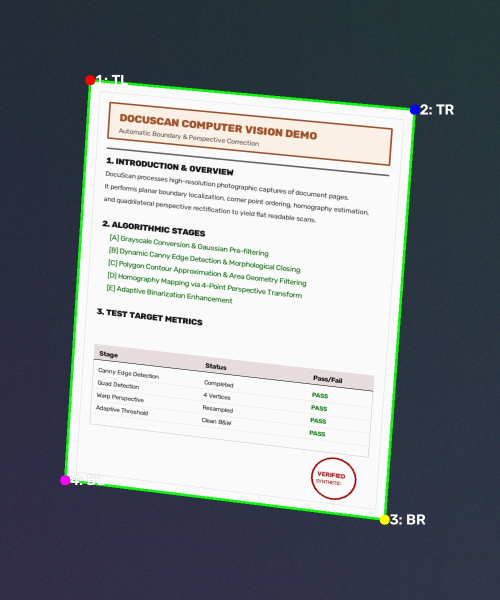
#> input picture results/detected_boundary.jpg, 1000 x 1200 px (shown at 1/2 size)
$ python main.py -i results/detected_boundary.jpg
#> lines starting #> are read from the running program, lines starting #| are printed output that depends on the picture; after the words box and inside, x2 and y2 are one past the last pixel; in counts of white or black regions, pixels touching at a corner belong together
### utils.py
"""
DocuScan Utility Functions
Contains image loading, resizing, contour detection, corner ordering,
perspective transformation, and scan enhancement routines.
"""

from __future__ import annotations

from pathlib import Path
import cv2
import numpy as np


def load_image(image_path: str | Path) -> np.ndarray:
    """
    Loads an image from the specified file path and validates its existence and readability.

    Args:
        image_path: Path to the input image file.

    Returns:
        BGR image numpy array.

    Raises:
        FileNotFoundError: If the file does not exist.
        ValueError: If the file is not a valid or readable image.
    """
    path = Path(image_path)
    if not path.is_file():
        raise FileNotFoundError(f"Input file does not exist: {path}")

    image = cv2.imread(str(path))
    if image is None or image.size == 0:
        raise ValueError(f"Unable to decode image from path: {path}")

    return image


def resize_image(image: np.ndarray, max_dim: int = 800) -> tuple[np.ndarray, float]:
    """
    Resizes an image maintaining aspect ratio so its largest dimension equals max_dim.

    Args:
        image: Source image numpy array.
        max_dim: Target maximum height or width.

    Returns:
        Tuple of (resized_image, scale_factor) where scale_factor = orig_dim / resized_dim.
    """
    h, w = image.shape[:2]
    max_current = max(h, w)

    if max_current <= max_dim:
        return image.copy(), 1.0

    scale_factor = max_current / float(max_dim)
    new_w = int(round(w / scale_factor))
    new_h = int(round(h / scale_factor))

    resized = cv2.resize(image, (new_w, new_h), interpolation=cv2.INTER_AREA)
    return resized, scale_factor


def order_points(pts: np.ndarray) -> np.ndarray:
    """
    Orders 4 points in consistent top-left, top-right, bottom-right, bottom-left sequence.

    Args:
        pts: Array of shape (4, 2) containing corner coordinates.

    Returns:
        Array of shape (4, 2) with ordered coordinates [TL, TR, BR, BL].
    """
    pts = pts.reshape(4, 2).astype("float32")
    rect = np.zeros((4, 2), dtype="float32")

    # Sum of coordinates: Top-Left has smallest sum, Bottom-Right has largest sum
    s = pts.sum(axis=1)
    rect[0] = pts[np.argmin(s)]  # Top-Left
    rect[2] = pts[np.argmax(s)]  # Bottom-Right

    # Difference (x - y): Top-Right has maximum difference, Bottom-Left has minimum difference
    diff = pts[:, 0] - pts[:, 1]
    rect[1] = pts[np.argmax(diff)]  # Top-Right
    rect[3] = pts[np.argmin(diff)]  # Bottom-Left

    return rect


def is_valid_quadrilateral(pts: np.ndarray, image_shape: tuple[int, int], min_area_ratio: float = 0.10) -> bool:
    """
    Validates that 4 points form a non-degenerate, convex quadrilateral of sufficient area.

    Args:
        pts: Ordered (4, 2) corner points.
        image_shape: (height, width) of the image.
        min_area_ratio: Minimum fraction of total image area required.

    Returns:
        True if valid quadrilateral, False otherwise.
    """
    if pts.shape != (4, 2):
        return False

    # Check for duplicate points
    for i in range(4):
        for j in range(i + 1, 4):
            if np.linalg.norm(pts[i] - pts[j]) < 5.0:
                return False

    # Check convexity
    contour = pts.reshape((-1, 1, 2)).astype(np.int32)
    if not cv2.isContourConvex(contour):
        return False

    # Check area
    area = cv2.contourArea(contour)
    total_area = image_shape[0] * image_shape[1]
    if area < (min_area_ratio * total_area):
        return False

    return True


def detect_document_contour(
    image_bgr: np.ndarray,
    min_area_ratio: float = 0.10,
    debug: bool = False
) -> tuple[np.ndarray | None, dict]:
    """
    Detects the main rectangular document contour in a BGR image.

    Args:
        image_bgr: BGR input image.
        min_area_ratio: Minimum area threshold as fraction of image size.
        debug: If True, populates dictionary with intermediate debug images.

    Returns:
        Tuple of (ordered_corners or None, debug_dict).
    """
    debug_dict = {}
    gray = cv2.cvtColor(image_bgr, cv2.COLOR_BGR2GRAY)
    blur = cv2.GaussianBlur(gray, (5, 5), 0)

    # Adaptive Canny edge detection thresholds using median
    median_val = np.median(blur)
    lower_thresh = int(max(0, (1.0 - 0.33) * median_val))
    upper_thresh = int(min(255, (1.0 + 0.33) * median_val))
    edges = cv2.Canny(blur, max(30, lower_thresh), min(200, upper_thresh))

    # Morphological closing to bridge small edge gaps
    kernel = cv2.getStructuringElement(cv2.MORPH_RECT, (5, 5))
    closed = cv2.morphologyEx(edges, cv2.MORPH_CLOSE, kernel)

    if debug:
        debug_dict['gray'] = gray
        debug_dict['blur'] = blur
        debug_dict['edges'] = edges
        debug_dict['closed'] = closed

    # Find contours
    contours, _ = cv2.findContours(closed.copy(), cv2.RETR_EXTERNAL, cv2.CHAIN_APPROX_SIMPLE)

    if not contours:
        return None, debug_dict

    # Sort contours by area in descending order
    contours = sorted(contours, key=cv2.contourArea, reverse=True)

    for c in contours:
        peri = cv2.arcLength(c, True)
        approx = cv2.approxPolyDP(c, 0.02 * peri, True)

        if len(approx) == 4:
            pts = approx.reshape(4, 2)
            ordered_pts = order_points(pts)

            if is_valid_quadrilateral(ordered_pts, image_bgr.shape[:2], min_area_ratio):
                return ordered_pts, debug_dict

    return None, debug_dict


def four_point_transform(image: np.ndarray, pts: np.ndarray) -> np.ndarray:
    """
    Applies a 4-point perspective transformation to un-warp document image.

    Args:
        image: Source image numpy array.
        pts: (4, 2) corner array.

    Returns:
        Warped top-down perspective rectified image array.
    """
    rect = order_points(pts)
    (tl, tr, br, bl) = rect

    # Calculate width of new image
    width_a = np.sqrt(((br[0] - bl[0]) ** 2) + ((br[1] - bl[1]) ** 2))
    width_b = np.sqrt(((tr[0] - tl[0]) ** 2) + ((tr[1] - tl[1]) ** 2))
    max_width = max(int(round(width_a)), int(round(width_b)))

    # Calculate height of new image
    height_a = np.sqrt(((tr[0] - br[0]) ** 2) + ((tr[1] - br[1]) ** 2))
    height_b = np.sqrt(((tl[0] - bl[0]) ** 2) + ((tl[1] - bl[1]) ** 2))
    max_height = max(int(round(height_a)), int(round(height_b)))

    # Guarantee non-zero output dimensions
    max_width = max(max_width, 10)
    max_height = max(max_height, 10)

    # Destination points for top-down view
    dst = np.array([
        [0, 0],
        [max_width - 1, 0],
        [max_width - 1, max_height - 1],
        [0, max_height - 1]
    ], dtype="float32")

    # Compute perspective transform matrix and warp
    matrix = cv2.getPerspectiveTransform(rect.astype("float32"), dst)
    warped = cv2.warpPerspective(image, matrix, (max_width, max_height))

    return warped


def enhance_scans(warped_bgr: np.ndarray) -> tuple[np.ndarray, np.ndarray, np.ndarray]:
    """
    Generates color, grayscale, and adaptive-threshold B&W scanned image variants.

    Args:
        warped_bgr: Perspective-corrected BGR image.

    Returns:
        Tuple of (scanned_color, scanned_gray, scanned_bw).
    """
    scanned_color = warped_bgr.copy()
    scanned_gray = cv2.cvtColor(warped_bgr, cv2.COLOR_BGR2GRAY)

    # Gentle blur before adaptive thresholding reduces noise artifacts
    blurred_gray = cv2.GaussianBlur(scanned_gray, (3, 3), 0)
    scanned_bw = cv2.adaptiveThreshold(
        blurred_gray,
        255,
        cv2.ADAPTIVE_THRESH_GAUSSIAN_C,
        cv2.THRESH_BINARY,
        blockSize=15,
        C=8
    )

    return scanned_color, scanned_gray, scanned_bw


def draw_boundary_visualization(image_bgr: np.ndarray, corners: np.ndarray) -> np.ndarray:
    """
    Draws the detected document contour and labeled corners on a copy of the original image.

    Args:
        image_bgr: Source image numpy array.
        corners: (4, 2) corner points.

    Returns:
        Annotated BGR image array.
    """
    vis = image_bgr.copy()
    pts = order_points(corners).astype(np.int32)

    # Scale line thickness and font size based on image dimensions
    h, w = vis.shape[:2]
    thickness = max(2, int(min(h, w) / 300))
    radius = max(5, int(min(h, w) / 100))
    font_scale = max(0.5, min(h, w) / 1000.0)

    # Draw bounding polygon
    cv2.polylines(vis, [pts.reshape((-1, 1, 2))], isClosed=True, color=(0, 255, 0), thickness=thickness)

    # Draw corner circles and labels
    labels = ["1: TL", "2: TR", "3: BR", "4: BL"]
    colors = [(0, 0, 255), (255, 0, 0), (0, 255, 255), (255, 0, 255)]

    for i, pt in enumerate(pts):
        x, y = int(pt[0]), int(pt[1])
        cv2.circle(vis, (x, y), radius, colors[i], -1)
        cv2.putText(
            vis,
            labels[i],
            (x + 10, y + 10),
            cv2.FONT_HERSHEY_SIMPLEX,
            font_scale,
            (0, 0, 0),
            thickness + 2,
            cv2.LINE_AA
        )
        cv2.putText(
            vis,
            labels[i],
            (x + 10, y + 10),
            cv2.FONT_HERSHEY_SIMPLEX,
            font_scale,
            (255, 255, 255),
            thickness,
            cv2.LINE_AA
        )

    return vis

### main.py
"""
DocuScan: Automatic Document Detection and Perspective Correction
Command-line interface and processing pipeline.
"""

from __future__ import annotations

import argparse
import json
from pathlib import Path
import sys
import time
import cv2

import utils


def parse_arguments() -> argparse.Namespace:
    """Parses command-line arguments."""
    parser = argparse.ArgumentParser(
        description="DocuScan: Automatic document boundary detection and perspective correction using OpenCV.",
        formatter_class=argparse.ArgumentDefaultsHelpFormatter
    )
    parser.add_argument(
        "--input",
        "-i",
        required=True,
        type=str,
        help="Path to the input document image file."
    )
    parser.add_argument(
        "--output",
        "-o",
        default="results",
        type=str,
        help="Directory path where scanned outputs and summary JSON will be saved."
    )
    parser.add_argument(
        "--debug",
        "-d",
        action="store_true",
        help="Save intermediate processing stages (grayscale, edges, morphological operations)."
    )
    parser.add_argument(
        "--min-area-ratio",
        type=float,
        default=0.10,
        help="Minimum required document area as a fraction of total image size (0.0 to 1.0)."
    )
    return parser.parse_args()


def write_summary_json(output_dir: Path, summary_data: dict) -> Path:
    """Writes processing metadata summary to JSON file."""
    summary_path = output_dir / "summary.json"
    with open(summary_path, "w", encoding="utf-8") as f:
        json.dump(summary_data, f, indent=2)
    return summary_path


def main() -> None:
    start_time = time.time()
    args = parse_arguments()

    input_path = Path(args.input)
    output_dir = Path(args.output)
    output_dir.mkdir(parents=True, exist_ok=True)

    # 1. Read and validate input image
    try:
        orig_img = utils.load_image(input_path)
#> in load_image, image is the input picture: shape (1200, 1000, 3); mean B, G, R 137.5, 133.1, 126.7
    except (FileNotFoundError, ValueError) as e:
        elapsed = time.time() - start_time
        summary = {
            "input_path": str(input_path),
            "status": "error",
            "detected_corners": None,
            "output_paths": {},
            "processing_time_seconds": round(elapsed, 4),
            "error": str(e)
        }
        write_summary_json(output_dir, summary)
        print(f"[ERROR] {e}", file=sys.stderr)
        sys.exit(1)

    # 2. Resize working copy preserving scale factor
    working_img, scale_factor = utils.resize_image(orig_img, max_dim=800)
#> in resize_image, `resized = cv2.resize(image, (new_w, new_h), interpolation=cv2.INTER_AR..`:
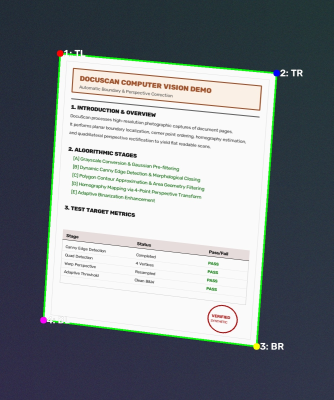
#> resized: shape (800, 667, 3) (shown at 1/2 size); mean B, G, R 137.5, 133.1, 126.7
#> scale_factor = 1.5

    # 3-6. Detect document quadrilateral contour
    corners_working, debug_dict = utils.detect_document_contour(
        working_img,
        min_area_ratio=args.min_area_ratio,
        debug=args.debug
    )
#> in detect_document_contour, `gray = cv2.cvtColor(image_bgr, cv2.COLOR_BGR2GRAY)`:
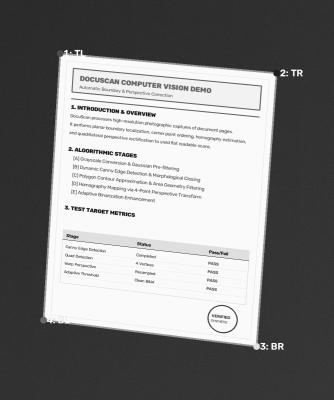
#> gray: shape (800, 667) (shown at 1/2 size); min 9, max 255, mean 131.7
#> in detect_document_contour, `median_val = np.median(blur)`: median_val = 53
#> in detect_document_contour, `lower_thresh = int(max(0, (1.0 - 0.33) * median_val))`: lower_thresh = 35
#> in detect_document_contour, `upper_thresh = int(min(255, (1.0 + 0.33) * median_val))`: upper_thresh = 70
#> in detect_document_contour, `edges = cv2.Canny(blur, max(30, lower_thresh), min(200, upper_thresh))`:
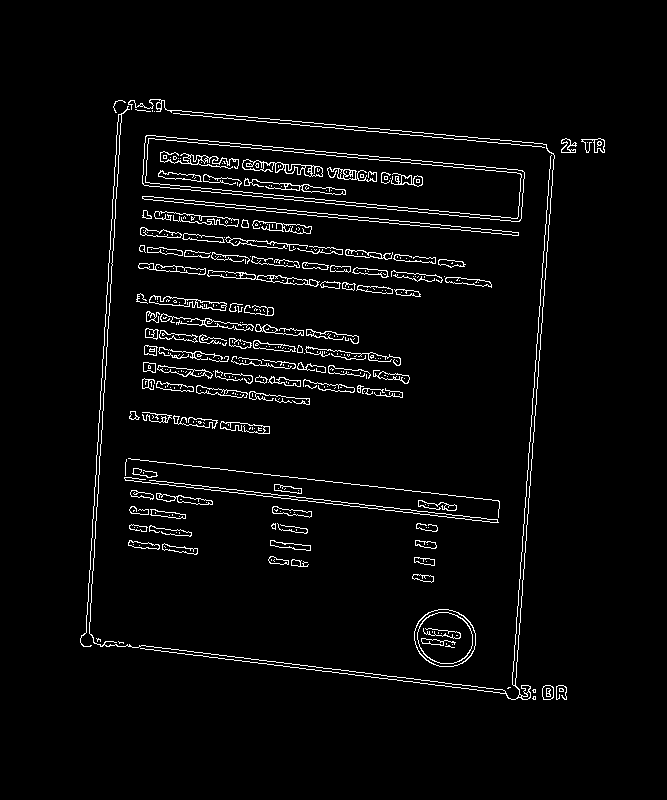
#> edges: shape (800, 667); 3.6% white in thin lines or dots, all inside (x1, y1, x2, y2) = (80, 99, 605, 700)
#> in detect_document_contour, `closed = cv2.morphologyEx(edges, cv2.MORPH_CLOSE, kernel)`:
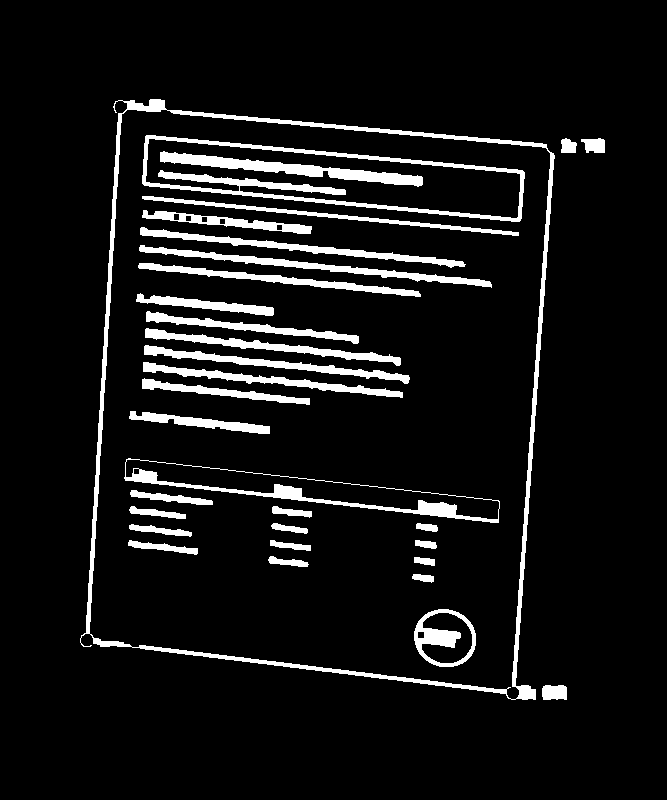
#> closed: shape (800, 667); 8% white; 32 white regions
#> in detect_document_contour, `contours, _ = cv2.findContours(closed.copy(), cv2.RETR_EXTERNAL, cv2.C..`: contours = 4 contours; box (x1, y1, x2, y2) and area: (80, 99, 555, 700) 237007, (542, 685, 567, 700) 308, (581, 138, 605, 153) 246, (561, 138, 577, 153) 166
#> the loop in detect_document_contour, `for c in contours:` made 1 pass
#> (peri, s in order_points, diff in order_points, contour in is_valid_quadrilateral, area in is_valid_quadrilateral, total_area in is_valid_quadrilateral) on pass 1: (2184.8, [216, 725, 1234, 706], [14, -563, -164, 400], [[115, 101], [553, 153], [535, 699], [81, 644]], 244238, 533600)
#> corners_working = [[115, 101], [553, 153], [535, 699], [81, 644]]; debug_dict = 0 items

    # Save debug artifacts if requested
    if args.debug and debug_dict:
        if 'gray' in debug_dict:
            cv2.imwrite(str(output_dir / "debug_gray.jpg"), debug_dict['gray'])
        if 'edges' in debug_dict:
            cv2.imwrite(str(output_dir / "debug_edges.jpg"), debug_dict['edges'])
        if 'closed' in debug_dict:
            cv2.imwrite(str(output_dir / "debug_closed.jpg"), debug_dict['closed'])

    # Validate detection
    if corners_working is None:
        elapsed = time.time() - start_time
        err_msg = f"No rectangular document detected in image '{input_path}'. Ensure document is flat and contrasting against background."
        summary = {
            "input_path": str(input_path),
            "status": "error",
            "detected_corners": None,
            "output_paths": {},
            "processing_time_seconds": round(elapsed, 4),
            "error": err_msg
        }
        write_summary_json(output_dir, summary)
        print(f"[ERROR] {err_msg}", file=sys.stderr)
        sys.exit(1)

    # 7-8. Map corners back to original image scale and order points
    corners_orig = utils.order_points(corners_working * scale_factor)
#> corners_orig = [[172.5, 151.5], [829.5, 229.5], [802.5, 1048.5], [121.5, 966]]

    # 9. Apply 4-point perspective transformation at original resolution
    warped_color = utils.four_point_transform(orig_img, corners_orig)
#> in four_point_transform, `rect = order_points(pts)`: rect has the same summary as corners_orig in main
#> in four_point_transform, `(tl, tr, br, bl) = rect`: tl = [172.5, 151.5]; tr = [829.5, 229.5]; br = [802.5, 1048.5]; bl = [121.5, 966]
#> in four_point_transform, `width_a = np.sqrt(((br[0] - bl[0]) ** 2) + ((br[1] - bl[1]) ** 2))`: width_a = 686
#> in four_point_transform, `width_b = np.sqrt(((tr[0] - tl[0]) ** 2) + ((tr[1] - tl[1]) ** 2))`: width_b = 661.6
#> in four_point_transform, `max_width = max(int(round(width_a)), int(round(width_b)))`: max_width = 686
#> in four_point_transform, `height_a = np.sqrt(((tr[0] - br[0]) ** 2) + ((tr[1] - br[1]) ** 2))`: height_a = 819.4
#> in four_point_transform, `height_b = np.sqrt(((tl[0] - bl[0]) ** 2) + ((tl[1] - bl[1]) ** 2))`: height_b = 816.1
#> in four_point_transform, `max_height = max(int(round(height_a)), int(round(height_b)))`: max_height = 819
#> in four_point_transform, `dst = np.array([ [0, 0], [max_width - 1, 0], [max_width - 1, max_heigh..`: dst = [[0, 0], [685, 0], [685, 818], [0, 818]]
#> in four_point_transform, `matrix = cv2.getPerspectiveTransform(rect.astype("float32"), dst)`: matrix = [[1.04, 0.0653, -189.9], [-0.123, 1.04, -136.3], [-2.38e-06, 4.51e-05, 1]]

    # 10. Generate color, grayscale, and adaptive threshold scan variants
    scanned_color, scanned_gray, scanned_bw = utils.enhance_scans(warped_color)
#> in enhance_scans, `scanned_bw = cv2.adaptiveThreshold( blurred_gray, 255, cv2.ADAPTIVE_TH..`:
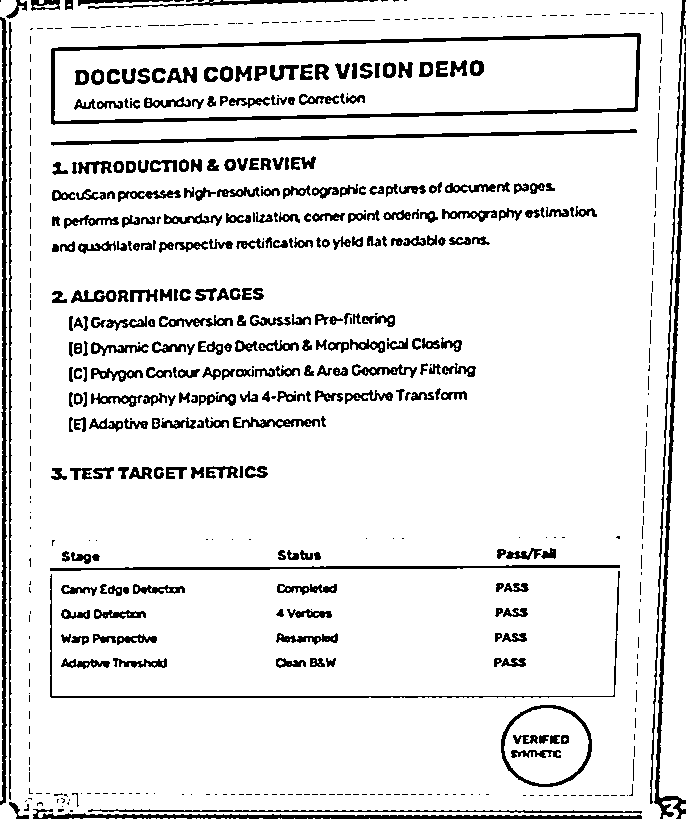
#> scanned_bw: shape (819, 686); 89.4% white; 578 black regions (276 under 20 px), largest, box (x1, y1, x2, y2) and area: (51, 33, 641, 125) 4783, (0, 17, 7, 805) 3093, (654, 52, 686, 819) 3063
    boundary_vis = utils.draw_boundary_visualization(orig_img, corners_orig)
#> in draw_boundary_visualization, `pts = order_points(corners).astype(np.int32)`: pts = [[172, 151], [829, 229], [802, 1048], [121, 966]]
#> in draw_boundary_visualization, `cv2.polylines(vis, [pts.reshape((-1, 1, 2))], isClosed=True, color=(0,..`:
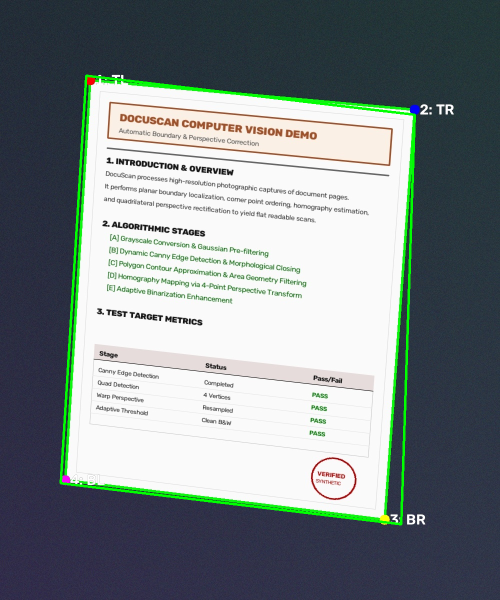
#> vis: shape (1200, 1000, 3) (shown at 1/2 size); 1.23% of pixels changed, all inside (x1, y1, x2, y2) = (119, 149, 832, 1051)
#> the loop in draw_boundary_visualization, `for i, pt in enumerate(pts):` made 4 passes
#> after the loop in draw_boundary_visualization, `for i, pt in enumerate(pts):`:
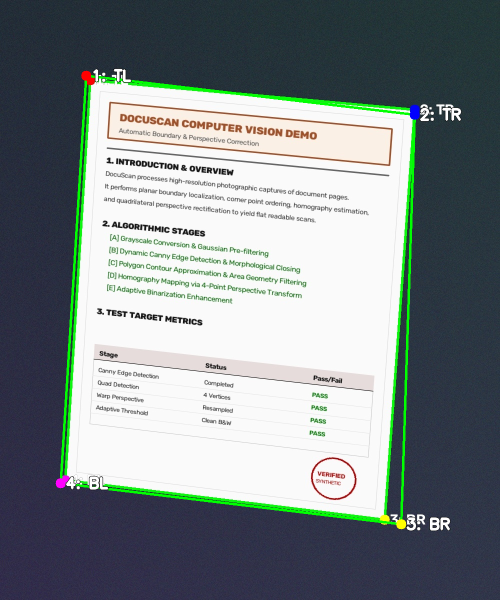
#> vis: shape (1200, 1000, 3) (shown at 1/2 size); 0.58% of pixels changed, all inside (x1, y1, x2, y2) = (111, 136, 924, 1063)

    # Save output artifacts
    out_boundary = output_dir / "detected_boundary.jpg"
    out_color = output_dir / "scanned_color.jpg"
    out_gray = output_dir / "scanned_gray.jpg"
    out_bw = output_dir / "scanned_bw.png"

    cv2.imwrite(str(out_boundary), boundary_vis)
    cv2.imwrite(str(out_color), scanned_color)
    cv2.imwrite(str(out_gray), scanned_gray)
    cv2.imwrite(str(out_bw), scanned_bw)

    elapsed = time.time() - start_time

    output_paths_dict = {
        "detected_boundary": str(out_boundary),
        "scanned_color": str(out_color),
        "scanned_gray": str(out_gray),
        "scanned_bw": str(out_bw)
    }

    if args.debug:
        output_paths_dict["debug_gray"] = str(output_dir / "debug_gray.jpg")
        output_paths_dict["debug_edges"] = str(output_dir / "debug_edges.jpg")
        output_paths_dict["debug_closed"] = str(output_dir / "debug_closed.jpg")

    summary = {
        "input_path": str(input_path),
        "status": "success",
        "detected_corners": [[round(float(pt[0]), 2), round(float(pt[1]), 2)] for pt in corners_orig],
        "output_paths": output_paths_dict,
        "processing_time_seconds": round(elapsed, 4),
        "error": None
    }

    summary_path = write_summary_json(output_dir, summary)

    print(f"[SUCCESS] Document scanned successfully!")
    print(f"  Input: {input_path}")
    print(f"  Corners: {summary['detected_corners']}")
#|   Corners: [[172.5, 151.5], [829.5, 229.5], [802.5, 1048.5], [121.5, 966.0]]
    print(f"  Execution Time: {elapsed:.4f}s")
    print(f"  Output Directory: {output_dir}")
    print(f"  Summary Report: {summary_path}")
#|   Summary Report: results/summary.json


if __name__ == "__main__":
    main()
